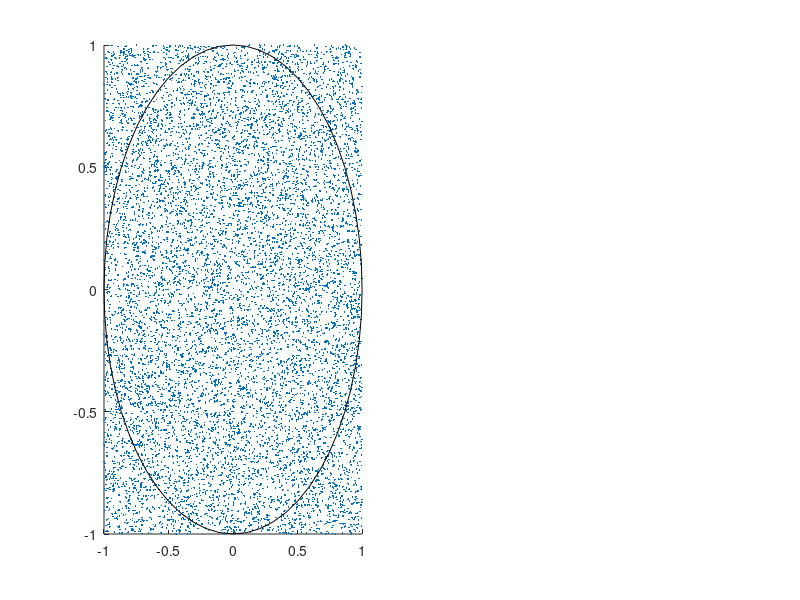

The MATLAB source for this figure: (Note: this script raises an error after producing the figure.)
% ECE498, approximate pi by throwing darts at a square dartboard
%
% Consider a square dartboard with each side having dimension equal to 2.
% Centered inside this square place a circle having radius 1.
%
% Now throw N = 1e4 darts at the dartboard in a random fashion so that they
% are uniformly distributed over the surface of the dartboard.
%
% The area of the circle is pi*radius^2. Given a radius of 1, the area of
% the circle is equal to pi.
% The area of the square is 2 * 2 = 4
%
% The ratio of the circle area to the square area is pi/4. If this value is
% multiplied by 4, the result is pi.
%
% Since the darts are uniformly distributed over the dartboard, the ratio
% of the darts that are in the circle to the total number must approximate
% pi/4. So, multiplying this ratio by 4 will give an approximation to pi.

% No For or While loops permitted.
% No extraneous output to the Command Window.

% Cameron, Sullivan (change this line!)
% 2019/02/08 (change XX to the date completed)

% This is NOT a function M-file; it is a script M-file

% Simulate random dart throws.
% Plot square with circle and points for dart throws.
% Plot graph of approximated pi value versus dart number.

% Useful functions: rand, hypot, sum, cumsum, subplot, plot, semilogx, axis, title, xlabel, text, sprintf
close all;
num_points = 10000;

% Plot the randomly generated points on the dartboard.
subplot(1,2,1);
x_coords = (rand([1 num_points]) * 2) - 1;
y_coords = (rand([1 num_points]) * 2) - 1;
scatter(x_coords, y_coords,15,'.r');



% Plot the circle.
Hrect = rectangle('Position',[-1, -1 2 2],'Curvature',1);
Hrect.LineWidth = 2;
title("N = 10000 Darts");
% Set up the axis ticks to match the example results.
xticks([-1 -0.5 0 0.5 1]);
yticks([-1 -0.5 0 0.5 1]);
% Make the dartboard square to match the example dartboard.
axis square;



% Pi estimation algorithm.
% Calculate the radius between each point and the origin.
radius = hypot(x_coords, y_coords);
% Create an array of booleans showing if each point is in the circle (1) or outside the circle (0).
in_circle = radius <= 1;
% Use a cumulative sum to show the number of points in the circle from index 1 to n.
num_in_circle = cumsum(in_circle);
% Find the ratio of the number of points in the circle to the total number of points (represented by the index number).
ratio = num_in_circle ./ (1:num_points);
% The ideal ratio of points is pi/4, so multiply by 4 to estimate pi.
pi_estimate = ratio * 4;



% Pi estimation plot
hold off;
subplot(1,2,2);
% Plot the pi estimate versus index and a horizontal line showing pi.
semilogx(indices, pi_estimate, [1,num_points], [pi, pi],'k');

% Set axis limits to match the example plot.
xlim([20 num_points]);
ylim([2.5 3.5]);

% Plot the pi symbol with the horizontal line as a label.
text(num_points + 300, pi, '\pi','fontsize',12);
xlabel("Dart Number");
% Generate a title string with the final estimate value of pi.
graph_title = sprintf('\\pi \\approx %.4f', pi_estimate(num_points));
title(graph_title);